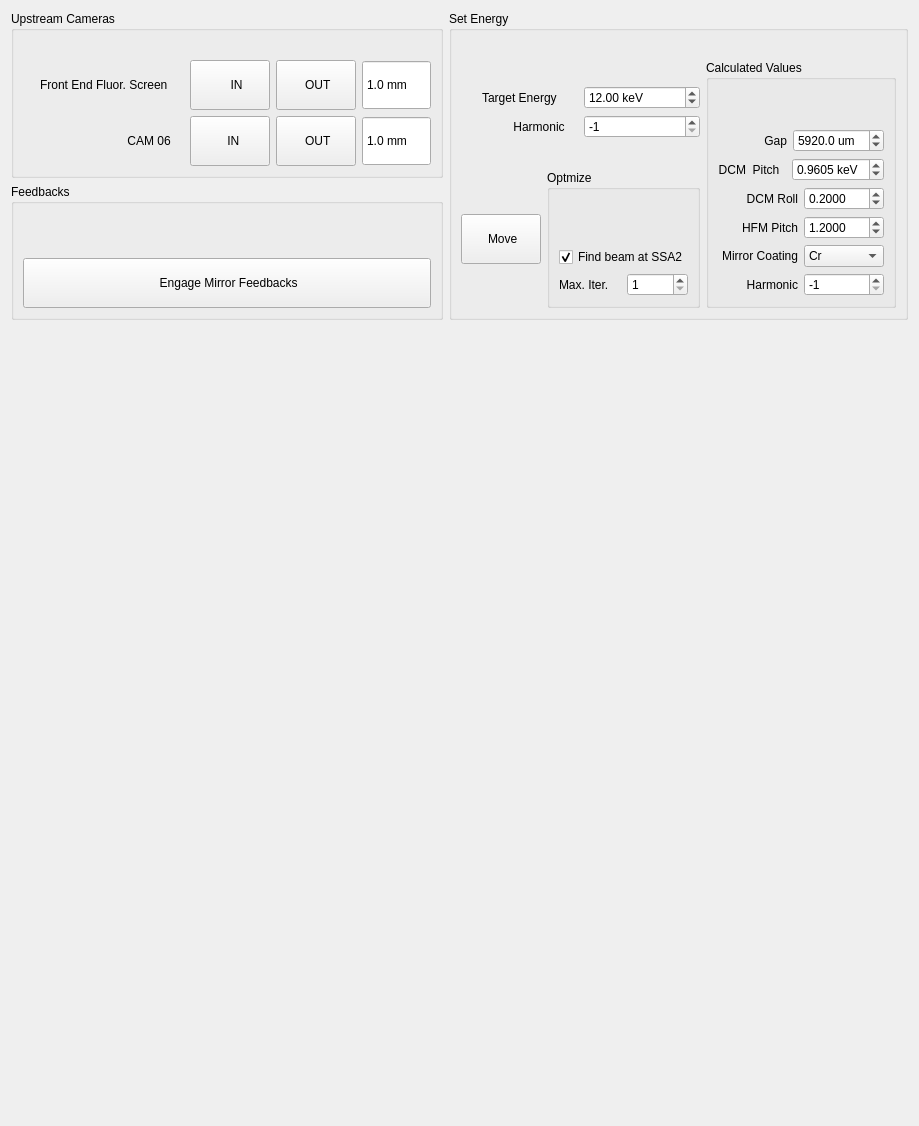
      <widget class="QWidget" name="energy">
       <attribute name="title">
        <string>Energy Change</string>
       </attribute>
       <layout class="QGridLayout" name="gridLayout_107">
        <item row="0" column="0">
         <layout class="QGridLayout" name="gridLayout_99">
          <item row="0" column="0">
           <layout class="QGridLayout" name="gridLayout_86">
            <item row="0" column="0">
             <widget class="QGroupBox" name="groupBox_23">
              <property name="sizePolicy">
               <sizepolicy hsizetype="Preferred" vsizetype="Fixed">
                <horstretch>0</horstretch>
                <verstretch>0</verstretch>
               </sizepolicy>
              </property>
              <property name="styleSheet">
               <string notr="true"/>
              </property>
              <property name="title">
               <string>Upstream Cameras</string>
              </property>
              <property name="flat">
               <bool>false</bool>
              </property>
              <property name="checkable">
               <bool>false</bool>
              </property>
              <layout class="QGridLayout" name="gridLayout_71">
               <item row="1" column="0" colspan="2">
                <layout class="QGridLayout" name="gridLayout_80">
                 <item row="1" column="0">
                  <layout class="QGridLayout" name="gridLayout_76">
                   <item row="0" column="0">
                    <widget class="QLabel" name="label_72">
                     <property name="text">
                      <string>     Front End Fluor. Screen     </string>
                     </property>
                     <property name="alignment">
                      <set>Qt::AlignRight|Qt::AlignTrailing|Qt::AlignVCenter</set>
                     </property>
                    </widget>
                   </item>
                   <item row="0" column="1" rowspan="2">
                    <layout class="QGridLayout" name="gridLayout_74">
                     <item row="2" column="0">
                      <widget class="QPushButton" name="pb_CAM6_IN">
                       <property name="sizePolicy">
                        <sizepolicy hsizetype="Preferred" vsizetype="Preferred">
                         <horstretch>0</horstretch>
                         <verstretch>0</verstretch>
                        </sizepolicy>
                       </property>
                       <property name="text">
                        <string>   
  IN    
</string>
                       </property>
                      </widget>
                     </item>
                     <item row="2" column="1">
                      <widget class="QPushButton" name="pb_CAM6_OUT">
                       <property name="sizePolicy">
                        <sizepolicy hsizetype="Preferred" vsizetype="Preferred">
                         <horstretch>0</horstretch>
                         <verstretch>0</verstretch>
                        </sizepolicy>
                       </property>
                       <property name="text">
                        <string>    OUT   </string>
                       </property>
                      </widget>
                     </item>
                     <item row="0" column="0">
                      <widget class="QPushButton" name="pb_FS_IN">
                       <property name="sizePolicy">
                        <sizepolicy hsizetype="Preferred" vsizetype="Preferred">
                         <horstretch>0</horstretch>
                         <verstretch>0</verstretch>
                        </sizepolicy>
                       </property>
                       <property name="text">
                        <string> 
    IN     
</string>
                       </property>
                      </widget>
                     </item>
                     <item row="0" column="1">
                      <widget class="QPushButton" name="pb_FS_OUT">
                       <property name="sizePolicy">
                        <sizepolicy hsizetype="Preferred" vsizetype="Preferred">
                         <horstretch>0</horstretch>
                         <verstretch>0</verstretch>
                        </sizepolicy>
                       </property>
                       <property name="text">
                        <string>    OUT   </string>
                       </property>
                      </widget>
                     </item>
                    </layout>
                   </item>
                   <item row="1" column="0">
                    <widget class="QLabel" name="label_75">
                     <property name="text">
                      <string>    CAM 06    </string>
                     </property>
                     <property name="alignment">
                      <set>Qt::AlignRight|Qt::AlignTrailing|Qt::AlignVCenter</set>
                     </property>
                    </widget>
                   </item>
                  </layout>
                 </item>
                </layout>
               </item>
               <item row="0" column="0">
                <widget class="QLabel" name="label_133">
                 <property name="sizePolicy">
                  <sizepolicy hsizetype="Preferred" vsizetype="Fixed">
                   <horstretch>0</horstretch>
                   <verstretch>0</verstretch>
                  </sizepolicy>
                 </property>
                 <property name="text">
                  <string/>
                 </property>
                </widget>
               </item>
               <item row="1" column="3">
                <layout class="QVBoxLayout" name="verticalLayout_5">
                 <item>
                  <widget class="QDoubleSpinBox" name="db_fs">
                   <property name="sizePolicy">
                    <sizepolicy hsizetype="Preferred" vsizetype="Preferred">
                     <horstretch>0</horstretch>
                     <verstretch>0</verstretch>
                    </sizepolicy>
                   </property>
                   <property name="readOnly">
                    <bool>true</bool>
                   </property>
                   <property name="buttonSymbols">
                    <enum>QAbstractSpinBox::NoButtons</enum>
                   </property>
                   <property name="suffix">
                    <string> mm</string>
                   </property>
                   <property name="decimals">
                    <number>1</number>
                   </property>
                   <property name="minimum">
                    <double>-100.000000000000000</double>
                   </property>
                   <property name="maximum">
                    <double>100.000000000000000</double>
                   </property>
                   <property name="value">
                    <double>1.000000000000000</double>
                   </property>
                  </widget>
                 </item>
                 <item>
                  <widget class="QDoubleSpinBox" name="db_cam6">
                   <property name="sizePolicy">
                    <sizepolicy hsizetype="Preferred" vsizetype="Preferred">
                     <horstretch>0</horstretch>
                     <verstretch>0</verstretch>
                    </sizepolicy>
                   </property>
                   <property name="readOnly">
                    <bool>true</bool>
                   </property>
                   <property name="buttonSymbols">
                    <enum>QAbstractSpinBox::NoButtons</enum>
                   </property>
                   <property name="suffix">
                    <string> mm</string>
                   </property>
                   <property name="decimals">
                    <number>1</number>
                   </property>
                   <property name="minimum">
                    <double>-100.000000000000000</double>
                   </property>
                   <property name="maximum">
                    <double>100.000000000000000</double>
                   </property>
                   <property name="value">
                    <double>1.000000000000000</double>
                   </property>
                  </widget>
                 </item>
                </layout>
               </item>
              </layout>
             </widget>
            </item>
            <item row="1" column="0">
             <widget class="QGroupBox" name="groupBox_33">
              <property name="title">
               <string>Feedbacks</string>
              </property>
              <layout class="QGridLayout" name="gridLayout_119">
               <item row="1" column="0">
                <widget class="QPushButton" name="pushButton_2">
                 <property name="text">
                  <string>
 Engage Mirror Feedbacks 
</string>
                 </property>
                </widget>
               </item>
               <item row="0" column="0">
                <widget class="QLabel" name="label_153">
                 <property name="text">
                  <string/>
                 </property>
                </widget>
               </item>
              </layout>
             </widget>
            </item>
           </layout>
          </item>
          <item row="0" column="1">
           <widget class="QGroupBox" name="groupBox_32">
            <property name="title">
             <string>Set Energy</string>
            </property>
            <layout class="QGridLayout" name="gridLayout_98">
             <item row="1" column="2" rowspan="2">
              <widget class="QGroupBox" name="groupBox_31">
               <property name="title">
                <string>Calculated Values</string>
               </property>
               <layout class="QGridLayout" name="gridLayout_114">
                <item row="0" column="0">
                 <spacer name="verticalSpacer_19">
                  <property name="orientation">
                   <enum>Qt::Vertical</enum>
                  </property>
                  <property name="sizeType">
                   <enum>QSizePolicy::Fixed</enum>
                  </property>
                  <property name="sizeHint" stdset="0">
                   <size>
                    <width>20</width>
                    <height>40</height>
                   </size>
                  </property>
                 </spacer>
                </item>
                <item row="1" column="0">
                 <layout class="QGridLayout" name="gridLayout_112">
                  <item row="0" column="0">
                   <widget class="QLabel" name="label_149">
                    <property name="text">
                     <string>Gap</string>
                    </property>
                    <property name="alignment">
                     <set>Qt::AlignRight|Qt::AlignTrailing|Qt::AlignVCenter</set>
                    </property>
                   </widget>
                  </item>
                  <item row="0" column="1">
                   <widget class="QDoubleSpinBox" name="dsb_target_ugap">
                    <property name="suffix">
                     <string> um</string>
                    </property>
                    <property name="decimals">
                     <number>1</number>
                    </property>
                    <property name="minimum">
                     <double>4000.000000000000000</double>
                    </property>
                    <property name="maximum">
                     <double>25000.000000000000000</double>
                    </property>
                    <property name="singleStep">
                     <double>5.000000000000000</double>
                    </property>
                    <property name="value">
                     <double>5920.000000000000000</double>
                    </property>
                   </widget>
                  </item>
                 </layout>
                </item>
                <item row="2" column="0">
                 <layout class="QGridLayout" name="gridLayout_109">
                  <item row="0" column="0">
                   <widget class="QLabel" name="label_132">
                    <property name="text">
                     <string>DCM  Pitch  </string>
                    </property>
                    <property name="alignment">
                     <set>Qt::AlignRight|Qt::AlignTrailing|Qt::AlignVCenter</set>
                    </property>
                   </widget>
                  </item>
                  <item row="0" column="1">
                   <widget class="QDoubleSpinBox" name="dsb_target_pitch">
                    <property name="suffix">
                     <string> keV</string>
                    </property>
                    <property name="decimals">
                     <number>4</number>
                    </property>
                    <property name="minimum">
                     <double>-5.000000000000000</double>
                    </property>
                    <property name="maximum">
                     <double>5.000000000000000</double>
                    </property>
                    <property name="singleStep">
                     <double>0.005000000000000</double>
                    </property>
                    <property name="value">
                     <double>0.960500000000000</double>
                    </property>
                   </widget>
                  </item>
                 </layout>
                </item>
                <item row="3" column="0">
                 <layout class="QGridLayout" name="gridLayout_113">
                  <item row="3" column="0">
                   <widget class="QLabel" name="label_150">
                    <property name="text">
                     <string>Harmonic</string>
                    </property>
                    <property name="alignment">
                     <set>Qt::AlignRight|Qt::AlignTrailing|Qt::AlignVCenter</set>
                    </property>
                   </widget>
                  </item>
                  <item row="2" column="1">
                   <widget class="QComboBox" name="cb_target_coating">
                    <item>
                     <property name="text">
                      <string>Cr</string>
                     </property>
                    </item>
                    <item>
                     <property name="text">
                      <string>Pt</string>
                     </property>
                    </item>
                    <item>
                     <property name="text">
                      <string>Si</string>
                     </property>
                    </item>
                    <item>
                     <property name="text">
                      <string>Rd</string>
                     </property>
                    </item>
                   </widget>
                  </item>
                  <item row="0" column="1">
                   <widget class="QDoubleSpinBox" name="dsb_target_roll">
                    <property name="decimals">
                     <number>4</number>
                    </property>
                    <property name="maximum">
                     <double>9.000000000000000</double>
                    </property>
                    <property name="singleStep">
                     <double>0.100000000000000</double>
                    </property>
                    <property name="value">
                     <double>0.200000000000000</double>
                    </property>
                   </widget>
                  </item>
                  <item row="3" column="1">
                   <widget class="QSpinBox" name="sb_calc_harmonic">
                    <property name="minimum">
                     <number>-1</number>
                    </property>
                    <property name="singleStep">
                     <number>2</number>
                    </property>
                    <property name="value">
                     <number>-1</number>
                    </property>
                   </widget>
                  </item>
                  <item row="2" column="0">
                   <widget class="QLabel" name="label_146">
                    <property name="text">
                     <string>Mirror Coating</string>
                    </property>
                    <property name="alignment">
                     <set>Qt::AlignRight|Qt::AlignTrailing|Qt::AlignVCenter</set>
                    </property>
                   </widget>
                  </item>
                  <item row="0" column="0">
                   <widget class="QLabel" name="label_154">
                    <property name="text">
                     <string>DCM Roll</string>
                    </property>
                    <property name="alignment">
                     <set>Qt::AlignRight|Qt::AlignTrailing|Qt::AlignVCenter</set>
                    </property>
                   </widget>
                  </item>
                  <item row="1" column="0">
                   <widget class="QLabel" name="label_155">
                    <property name="text">
                     <string>HFM Pitch</string>
                    </property>
                    <property name="alignment">
                     <set>Qt::AlignRight|Qt::AlignTrailing|Qt::AlignVCenter</set>
                    </property>
                   </widget>
                  </item>
                  <item row="1" column="1">
                   <widget class="QDoubleSpinBox" name="dsb_hfm_target_pitch">
                    <property name="decimals">
                     <number>4</number>
                    </property>
                    <property name="minimum">
                     <double>0.000000000000000</double>
                    </property>
                    <property name="maximum">
                     <double>9.000000000000000</double>
                    </property>
                    <property name="singleStep">
                     <double>0.100000000000000</double>
                    </property>
                    <property name="value">
                     <double>1.200000000000000</double>
                    </property>
                   </widget>
                  </item>
                 </layout>
                </item>
               </layout>
              </widget>
             </item>
             <item row="2" column="0">
              <widget class="QPushButton" name="pb_move_energy">
               <property name="enabled">
                <bool>true</bool>
               </property>
               <property name="sizePolicy">
                <sizepolicy hsizetype="Minimum" vsizetype="Fixed">
                 <horstretch>0</horstretch>
                 <verstretch>0</verstretch>
                </sizepolicy>
               </property>
               <property name="text">
                <string>
 Move   
</string>
               </property>
              </widget>
             </item>
             <item row="2" column="1">
              <widget class="QGroupBox" name="groupBox_9">
               <property name="title">
                <string>Optmize</string>
               </property>
               <layout class="QGridLayout" name="gridLayout_116">
                <item row="2" column="1">
                 <widget class="QSpinBox" name="sb_max_iter">
                  <property name="minimum">
                   <number>1</number>
                  </property>
                 </widget>
                </item>
                <item row="2" column="0">
                 <widget class="QLabel" name="label_151">
                  <property name="text">
                   <string>Max. Iter.</string>
                  </property>
                 </widget>
                </item>
                <item row="1" column="0" colspan="2">
                 <widget class="QCheckBox" name="cb_beam_at_ssa2">
                  <property name="text">
                   <string>Find beam at SSA2</string>
                  </property>
                  <property name="checked">
                   <bool>true</bool>
                  </property>
                 </widget>
                </item>
                <item row="0" column="0">
                 <widget class="QLabel" name="label_152">
                  <property name="text">
                   <string/>
                  </property>
                 </widget>
                </item>
               </layout>
              </widget>
             </item>
             <item row="1" column="0" colspan="2">
              <layout class="QGridLayout" name="gridLayout_97">
               <item row="0" column="0">
                <layout class="QGridLayout" name="gridLayout_96">
                 <item row="0" column="0">
                  <layout class="QGridLayout" name="gridLayout_106">
                   <item row="1" column="1">
                    <widget class="QDoubleSpinBox" name="dsb_target_e">
                     <property name="styleSheet">
                      <string notr="true">font: 14pt &quot;Cantarell&quot;;</string>
                     </property>
                     <property name="suffix">
                      <string> keV</string>
                     </property>
                     <property name="decimals">
                      <number>2</number>
                     </property>
                     <property name="minimum">
                      <double>5.000000000000000</double>
                     </property>
                     <property name="maximum">
                      <double>25.000000000000000</double>
                     </property>
                     <property name="singleStep">
                      <double>0.500000000000000</double>
                     </property>
                     <property name="value">
                      <double>12.000000000000000</double>
                     </property>
                    </widget>
                   </item>
                   <item row="1" column="0">
                    <widget class="QLabel" name="label_81">
                     <property name="text">
                      <string>  Target Energy  </string>
                     </property>
                     <property name="alignment">
                      <set>Qt::AlignCenter</set>
                     </property>
                    </widget>
                   </item>
                  </layout>
                 </item>
                 <item row="1" column="0">
                  <layout class="QGridLayout" name="gridLayout_110">
                   <item row="0" column="0">
                    <widget class="QLabel" name="label_148">
                     <property name="text">
                      <string>      Harmonic    </string>
                     </property>
                     <property name="alignment">
                      <set>Qt::AlignRight|Qt::AlignTrailing|Qt::AlignVCenter</set>
                     </property>
                    </widget>
                   </item>
                   <item row="0" column="1">
                    <widget class="QSpinBox" name="sb_harmonic">
                     <property name="minimum">
                      <number>-1</number>
                     </property>
                     <property name="singleStep">
                      <number>2</number>
                     </property>
                     <property name="value">
                      <number>-1</number>
                     </property>
                    </widget>
                   </item>
                  </layout>
                 </item>
                </layout>
               </item>
              </layout>
             </item>
             <item row="0" column="0">
              <widget class="QLabel" name="label_46">
               <property name="text">
                <string/>
               </property>
              </widget>
             </item>
            </layout>
           </widget>
          </item>
         </layout>
        </item>
        <item row="1" column="0">
         <spacer name="verticalSpacer_3">
          <property name="orientation">
           <enum>Qt::Vertical</enum>
          </property>
          <property name="sizeHint" stdset="0">
           <size>
            <width>20</width>
            <height>795</height>
           </size>
          </property>
         </spacer>
        </item>
       </layout>
      </widget>
